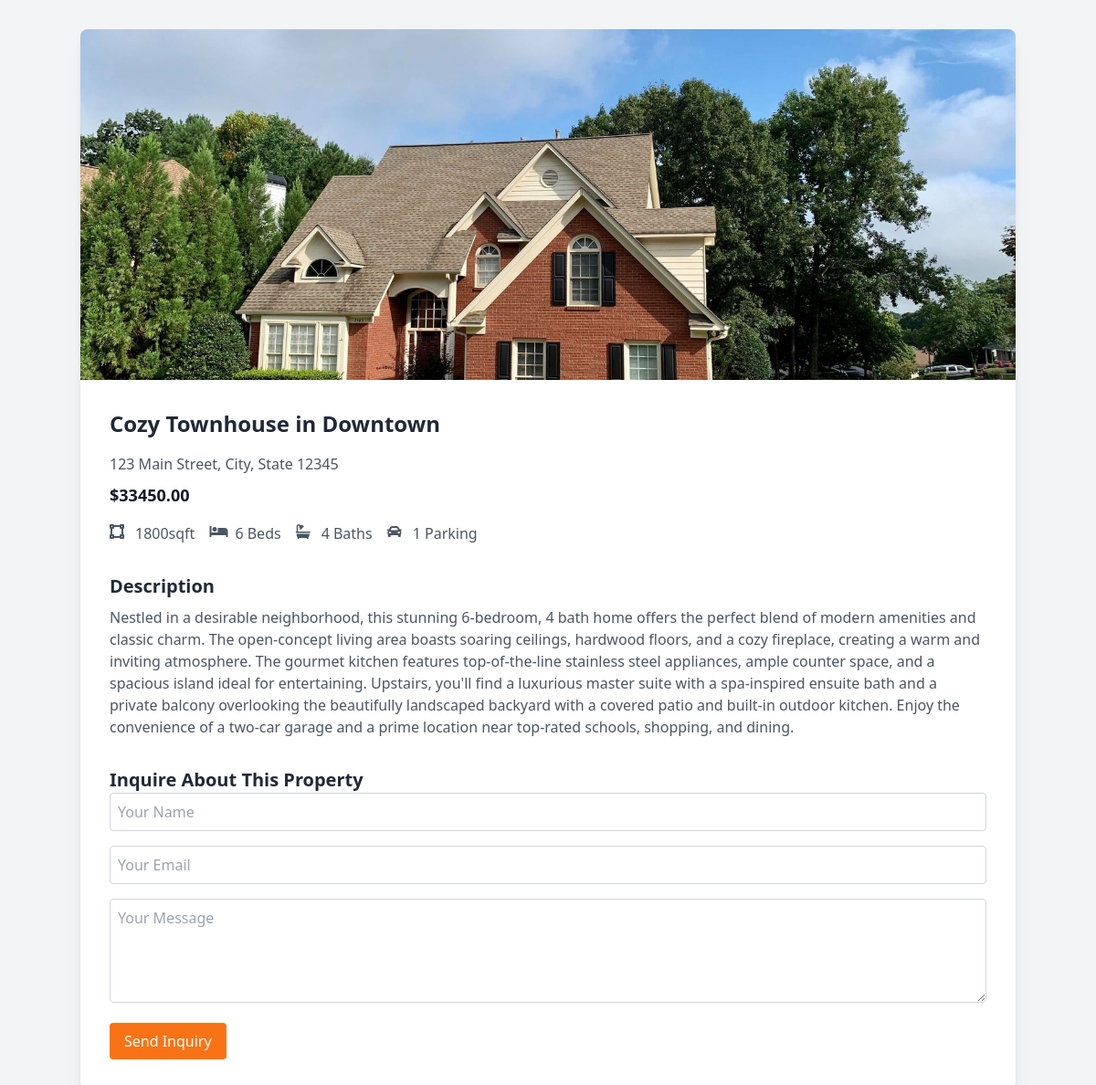
Page /property/1/ on the committed database.
### listing/models.py (models this page shows, shortened)
class Property(models.Model):
    title = models.CharField(max_length=255)
    description = models.TextField(null=True)
    address = models.CharField(max_length=255)
    price = models.DecimalField(max_digits=10, decimal_places=2)
    area = models.IntegerField(help_text="Square feet")
    bedrooms = models.IntegerField()
    bathrooms = models.IntegerField()
    parking_slots = models.IntegerField(default=1)
    image = models.ImageField(upload_to='properties', null=True)

### listing/views.py (the view)
# urls.py: path('property/<int:pk>/', views.property_detail, name='property_detail'),
def property_detail(request, pk):
    property = get_object_or_404(Property, pk=pk)
    if request.method == 'POST':
        form = InquiryForm(request.POST)
        if form.is_valid():
            inquiry = form.save(commit=False)
            inquiry.property = property
            inquiry.save()
            return JsonResponse({"success": True, "message": "Your inquiry has been submitted successfully!"})
    else:
        form = InquiryForm()
    return render(request, 'property_detail.html', {'property': property, 'form': form})

### listing/forms.py
class InquiryForm(forms.ModelForm):
    class Meta:
        model = Inquiry
        fields = ['name', 'email', 'message']

### listing/templates/property_detail.html (shortened to what this page needs)
<!DOCTYPE html>
<html lang="en">
<head>
  <script src="https://cdn.tailwindcss.com"></script>
  <link rel="stylesheet" href="https://cdnjs.cloudflare.com/ajax/libs/font-awesome/5.15.3/css/all.min.css">
</head>
<body class="font-'Open Sans', sans-serif bg-gray-100">
  <div class="container mx-auto bg-white shadow-lg mt-8 mb-8 rounded-lg overflow-hidden">
    <div class="w-full h-96 bg-cover bg-center" style="background-image: url('{{ property.image.url }}');"></div>
    <div class="p-4 md:p-8">
      <h2 class="text-2xl font-bold text-gray-800 mb-4">{{ property.title }}</h2>
      <p class="text-gray-600">{{ property.address }}</p>
      <p class="text-gray-900 font-bold text-lg mt-2">${{ property.price }}</p>
      <div class="flex items-center mt-4">
        <i class="fas fa-vector-square text-gray-600 h-5 w-5"></i>
        <span class="text-gray-600 ml-2">{{ property.area }}sqft</span>
        <i class="fas fa-bed ml-4 text-gray-600 h-5 w-5"></i>
        <span class="text-gray-600 ml-2">{{ property.bedrooms }} Beds</span>
        <i class="fas fa-bath ml-4 text-gray-600 h-5 w-5"></i>
        <span class="text-gray-600 ml-2">{{ property.bathrooms }} Baths</span>
        <i class="fas fa-car ml-4 text-gray-600 h-5 w-5"></i>
        <span class="text-gray-600 ml-2">{{ property.parking_slots }} Parking</span>
      </div>
      <div class="mt-8">
        <h3 class="font-bold text-xl text-gray-800">Description</h3>
        <p class="mt-2 text-gray-600">{{ property.description }}</p>
      </div>
<div class="mt-8" id="inquiry-form-section">
    <h3 class="font-bold text-xl text-gray-800">Inquire About This Property</h3>
    <form id="inquiry-form" method="post">
        <input type="text" name="name" placeholder="Your Name" class="p-2 rounded border border-gray-300 w-full mb-4">
        <input type="email" name="email" placeholder="Your Email" class="p-2 rounded border border-gray-300 w-full mb-4">
        <textarea name="message" rows="4" placeholder="Your Message" class="p-2 rounded border border-gray-300 w-full mb-4"></textarea>
        <button type="submit" class="bg-orange-500 text-white py-2 px-4 rounded hover:bg-orange-600 transition-colors duration-300">Send Inquiry</button>
    </form>
</div>
</body>
</html>

### rows in the picture
Property: image (picture), title "Cozy Townhouse in Downtown", address "123 Main Street, City, State 12345", price "33450.00", area "1800", bedrooms "6", bathrooms "4", parking_slots "1", description "Nestled in a desirable neighborhood, this stunning 6-bedroom, 4 bath home offers the perfect blend of modern amenities and classic charm. The open-concept living area boasts soaring ceilings, hardwood floors, and a cozy fireplace, creating a warm and inviting atmosphere. The gourmet kitchen features top-of-the-line stainless steel appliances, ample counter space, and a spacious island ideal for entertaining. Upstairs, you'll find a luxurious master suite with a spa-inspired ensuite bath and a private balcony overlooking the beautifully landscaped backyard with a covered patio and built-in outdoor kitchen. Enjoy the convenience of a two-car garage and a prime location near top-rated schools,…"
